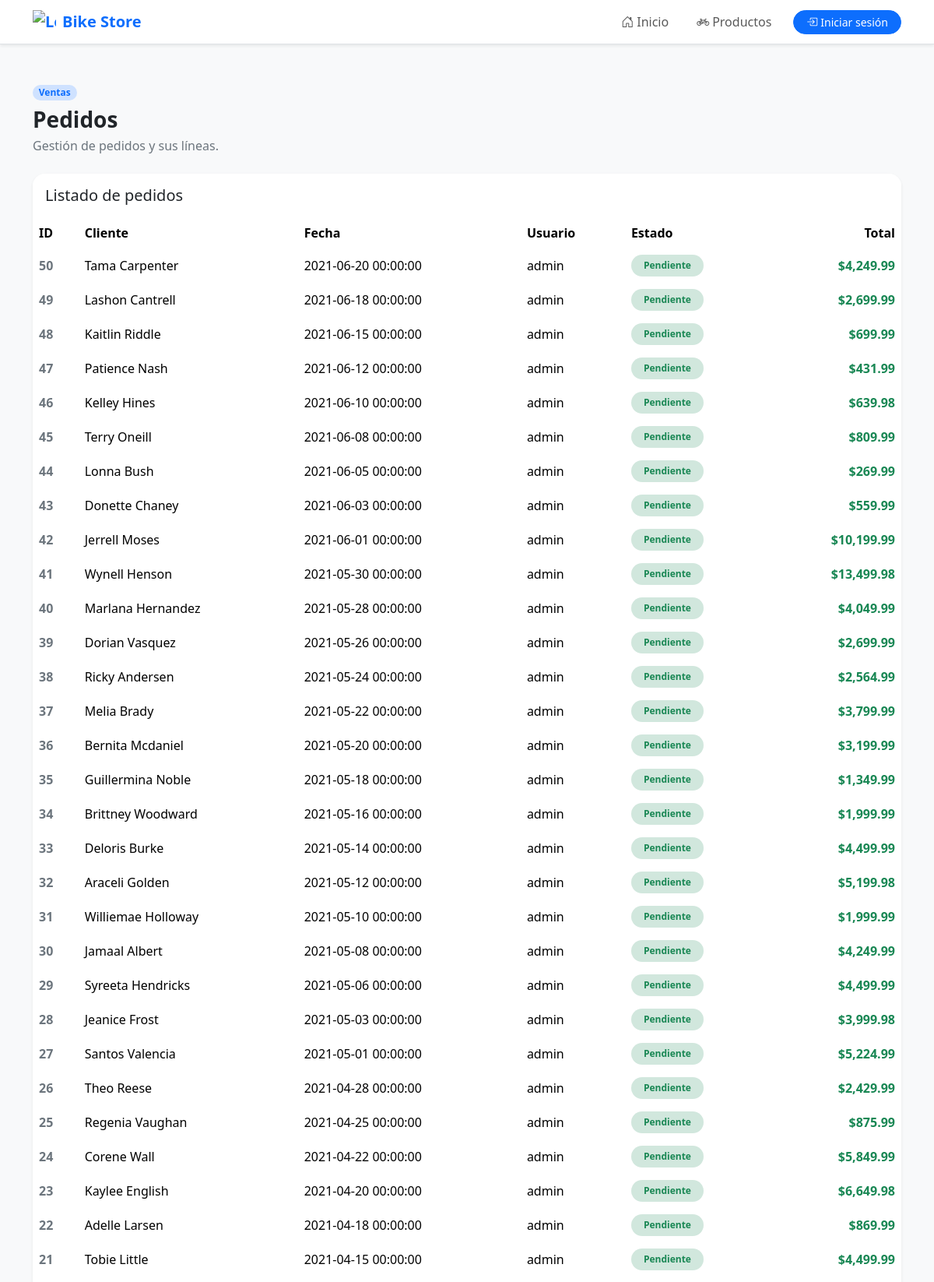
The page /secciones/pedidos/index.php (upper part) on the database its author committed.
### tables this page shows
CREATE TABLE orders (
  order_id INT AUTO_INCREMENT PRIMARY KEY,
  customer_id INT NOT NULL,
  order_date DATETIME NOT NULL,
  user_id INT NOT NULL,
  estado VARCHAR(25) NOT NULL DEFAULT 'Pendiente',
  total_amount DECIMAL(10,2) NOT NULL,
  CONSTRAINT fk_customer FOREIGN KEY (customer_id) REFERENCES customers(customer_id)
    ON DELETE RESTRICT,
  CONSTRAINT fk_user FOREIGN KEY (user_id) REFERENCES users(user_id)
    ON DELETE RESTRICT
);

### bd.php (called while the page is built, shortened)
<?php
class DB
{
    private static $servidor = "127.0.0.1";
    private static $baseDeDatos = "Bike_Store";
    private static $usuario = "root";
    private static $contrasena = "";
    private static ?PDO $conexion = null;
    private static function obtenerConfiguracion(string $clave, string $valorPorDefecto): string
    {
        $valor = getenv($clave);
        return $valor !== false && $valor !== '' ? $valor : $valorPorDefecto;
    }
    public static function conectar()
    {
        if (self::$conexion == null) {
            self::$conexion = self::crearConexion();
        }
        return self::$conexion;
    }
    private static function crearConexion()
    {
        $servidor = self::obtenerConfiguracion('DB_HOST', self::$servidor);
        $baseDeDatos = self::obtenerConfiguracion('DB_NAME', self::$baseDeDatos);
        $usuario = self::obtenerConfiguracion('DB_USER', self::$usuario);
        $contrasena = self::obtenerConfiguracion('DB_PASSWORD', self::$contrasena);
        try {
            $conexion = new PDO(
                "mysql:host=" . $servidor . ";dbname=" . $baseDeDatos,
                $usuario,
                $contrasena
            );
            $conexion->setAttribute(PDO::ATTR_ERRMODE, PDO::ERRMODE_EXCEPTION);
            return $conexion;
        } catch (PDOException $e) {
            echo "Error de conexión: " . $e->getMessage();
            exit;
        }
    }
    public static function ejecutarConsulta($consulta, $parametros = [])
    {
        $conexion = self::conectar();
        $sentencia = $conexion->prepare($consulta);
        $sentencia->execute($parametros);
        return $sentencia;
    }
    public static function getTabla($consulta, $parametros = [])
    {
        $sentencia = self::ejecutarConsulta($consulta, $parametros);
        return $sentencia->fetchAll(PDO::FETCH_ASSOC);
    }
}

### secciones/pedidos/index.php (the view, shortened to what this page needs)
<?php require_once __DIR__ . '/../../bd.php';
$lista_pedidos = \DB::getTabla("SELECT orders.*,
(SELECT CONCAT(first_name, ' ', last_name) FROM customers WHERE customer_id=orders.customer_id LIMIT 1) as cliente,
(SELECT user FROM users WHERE user_id=orders.user_id LIMIT 1) as usuario,
(SELECT IFNULL(SUM(quantity*price*(1-IFNULL(discount,0))),0) FROM order_items WHERE order_id=orders.order_id) as total
FROM orders ORDER BY order_date DESC");
?>
<?php include("../../templates/header.php"); ?>
<div class="d-flex flex-column flex-md-row justify-content-between align-items-md-end gap-3 mb-4">
    <div>
        <span class="badge bg-primary-subtle text-primary rounded-pill mb-2">Ventas</span>
        <h1 class="h3 fw-bold mb-1">Pedidos</h1>
        <p class="text-secondary mb-0">Gestión de pedidos y sus líneas.</p>
    </div>
</div>
<div class="card border-0 shadow-sm rounded-4 overflow-hidden">
    <div class="card-header bg-white border-0 py-3">
        <h2 class="h5 mb-0">Listado de pedidos</h2>
    </div>
    <div class="card-body p-0">
        <div class="table-responsive">
            <table id="tabla-pedidos" class="table table-hover table-borderless align-middle mb-0">
                <thead class="bg-light">
                    <tr>
                        <th>ID</th>
                        <th>Cliente</th>
                        <th>Fecha</th>
                        <th>Usuario</th>
                        <th>Estado</th>
                        <th class="text-end">Total</th>
                    </tr>
                </thead>
                <tbody>
                    <?php if (!empty($lista_pedidos)) {
                        foreach ($lista_pedidos as $r) { ?>
                            <tr>
                                <td class="fw-semibold text-secondary"><?= $r['order_id'] ?></td>
                                <td><?= htmlspecialchars($r['cliente'] ?? 'Sin cliente', ENT_QUOTES, 'UTF-8') ?></td>
                                <td><?= htmlspecialchars($r['order_date'], ENT_QUOTES, 'UTF-8') ?></td>
                                <td><?= htmlspecialchars($r['usuario'] ?? '', ENT_QUOTES, 'UTF-8') ?></td>
                                <td>
                                    <span class="badge <?= ($r['estado'] === 'anulado') ? 'bg-danger-subtle text-danger' : 'bg-success-subtle text-success' ?> rounded-pill px-3 py-2">
                                        <?= htmlspecialchars($r['estado'] ?? '', ENT_QUOTES, 'UTF-8') ?>
                                    </span>
                                </td>
                                <td class="text-end fw-semibold text-success">$<?= number_format((float)$r['total'], 2) ?></td>
                            </tr>
                    <?php }
                    } ?>
                </tbody>
            </table>
        </div>
    </div>
</div>
<?php include("../../templates/footer.php"); ?>

### rows shown on the page
orders: order_id "50", cliente "Tama Carpenter", order_date "2021-06-20 00:00:00", usuario "admin", estado "Pendiente", total "4,249.99"
orders: order_id "49", cliente "Lashon Cantrell", order_date "2021-06-18 00:00:00", usuario "admin", estado "Pendiente", total "2,699.99"
orders: order_id "48", cliente "Kaitlin Riddle", order_date "2021-06-15 00:00:00", usuario "admin", estado "Pendiente", total "699.99"
orders: order_id "47", cliente "Patience Nash", order_date "2021-06-12 00:00:00", usuario "admin", estado "Pendiente", total "431.99"
orders: order_id "46", cliente "Kelley Hines", order_date "2021-06-10 00:00:00", usuario "admin", estado "Pendiente", total "639.98"
orders: order_id "45", cliente "Terry Oneill", order_date "2021-06-08 00:00:00", usuario "admin", estado "Pendiente", total "809.99"
orders: order_id "44", cliente "Lonna Bush", order_date "2021-06-05 00:00:00", usuario "admin", estado "Pendiente", total "269.99"
orders: order_id "43", cliente "Donette Chaney", order_date "2021-06-03 00:00:00", usuario "admin", estado "Pendiente", total "559.99"
orders: order_id "42", cliente "Jerrell Moses", order_date "2021-06-01 00:00:00", usuario "admin", estado "Pendiente", total "10,199.99"
orders: order_id "41", cliente "Wynell Henson", order_date "2021-05-30 00:00:00", usuario "admin", estado "Pendiente", total "13,499.98"
orders: order_id "40", cliente "Marlana Hernandez", order_date "2021-05-28 00:00:00", usuario "admin", estado "Pendiente", total "4,049.99"
orders: order_id "39", cliente "Dorian Vasquez", order_date "2021-05-26 00:00:00", usuario "admin", estado "Pendiente", total "2,699.99"
orders: order_id "38", cliente "Ricky Andersen", order_date "2021-05-24 00:00:00", usuario "admin", estado "Pendiente", total "2,564.99"
orders: order_id "37", cliente "Melia Brady", order_date "2021-05-22 00:00:00", usuario "admin", estado "Pendiente", total "3,799.99"
orders: order_id "36", cliente "Bernita Mcdaniel", order_date "2021-05-20 00:00:00", usuario "admin", estado "Pendiente", total "3,199.99"
orders: order_id "35", cliente "Guillermina Noble", order_date "2021-05-18 00:00:00", usuario "admin", estado "Pendiente", total "1,349.99"
orders: order_id "34", cliente "Brittney Woodward", order_date "2021-05-16 00:00:00", usuario "admin", estado "Pendiente", total "1,999.99"
orders: order_id "33", cliente "Deloris Burke", order_date "2021-05-14 00:00:00", usuario "admin", estado "Pendiente", total "4,499.99"
orders: order_id "32", cliente "Araceli Golden", order_date "2021-05-12 00:00:00", usuario "admin", estado "Pendiente", total "5,199.98"
orders: order_id "31", cliente "Williemae Holloway", order_date "2021-05-10 00:00:00", usuario "admin", estado "Pendiente", total "1,999.99"
orders: order_id "30", cliente "Jamaal Albert", order_date "2021-05-08 00:00:00", usuario "admin", estado "Pendiente", total "4,249.99"
orders: order_id "29", cliente "Syreeta Hendricks", order_date "2021-05-06 00:00:00", usuario "admin", estado "Pendiente", total "4,499.99"
orders: order_id "28", cliente "Jeanice Frost", order_date "2021-05-03 00:00:00", usuario "admin", estado "Pendiente", total "3,999.98"
orders: order_id "27", cliente "Santos Valencia", order_date "2021-05-01 00:00:00", usuario "admin", estado "Pendiente", total "5,224.99"
orders: order_id "26", cliente "Theo Reese", order_date "2021-04-28 00:00:00", usuario "admin", estado "Pendiente", total "2,429.99"
orders: order_id "25", cliente "Regenia Vaughan", order_date "2021-04-25 00:00:00", usuario "admin", estado "Pendiente", total "875.99"
orders: order_id "24", cliente "Corene Wall", order_date "2021-04-22 00:00:00", usuario "admin", estado "Pendiente", total "5,849.99"
orders: order_id "23", cliente "Kaylee English", order_date "2021-04-20 00:00:00", usuario "admin", estado "Pendiente", total "6,649.98"
orders: order_id "22", cliente "Adelle Larsen", order_date "2021-04-18 00:00:00", usuario "admin", estado "Pendiente", total "869.99"
orders: order_id "21", cliente "Tobie Little", order_date "2021-04-15 00:00:00", usuario "admin", estado "Pendiente", total "4,499.99"
